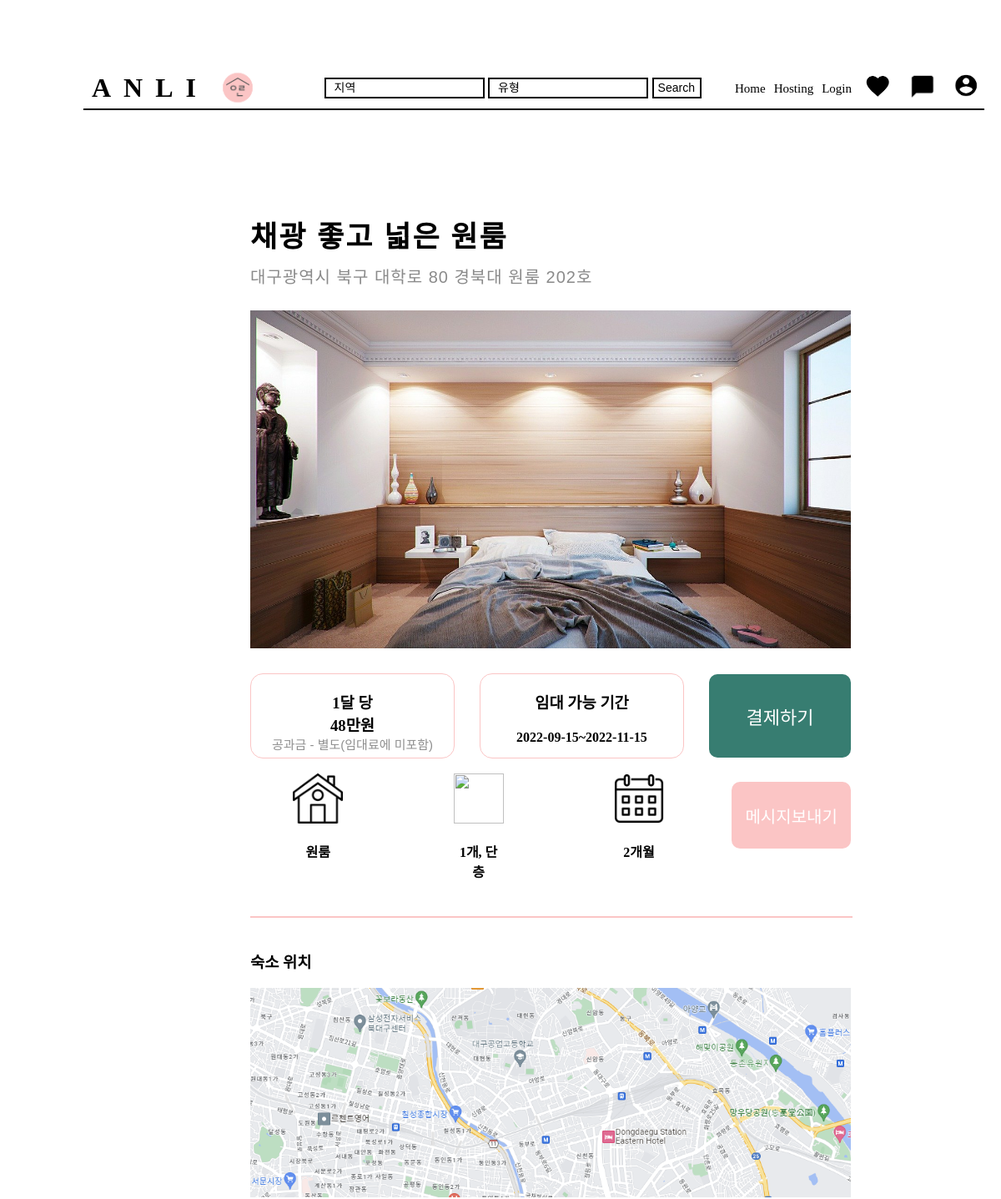
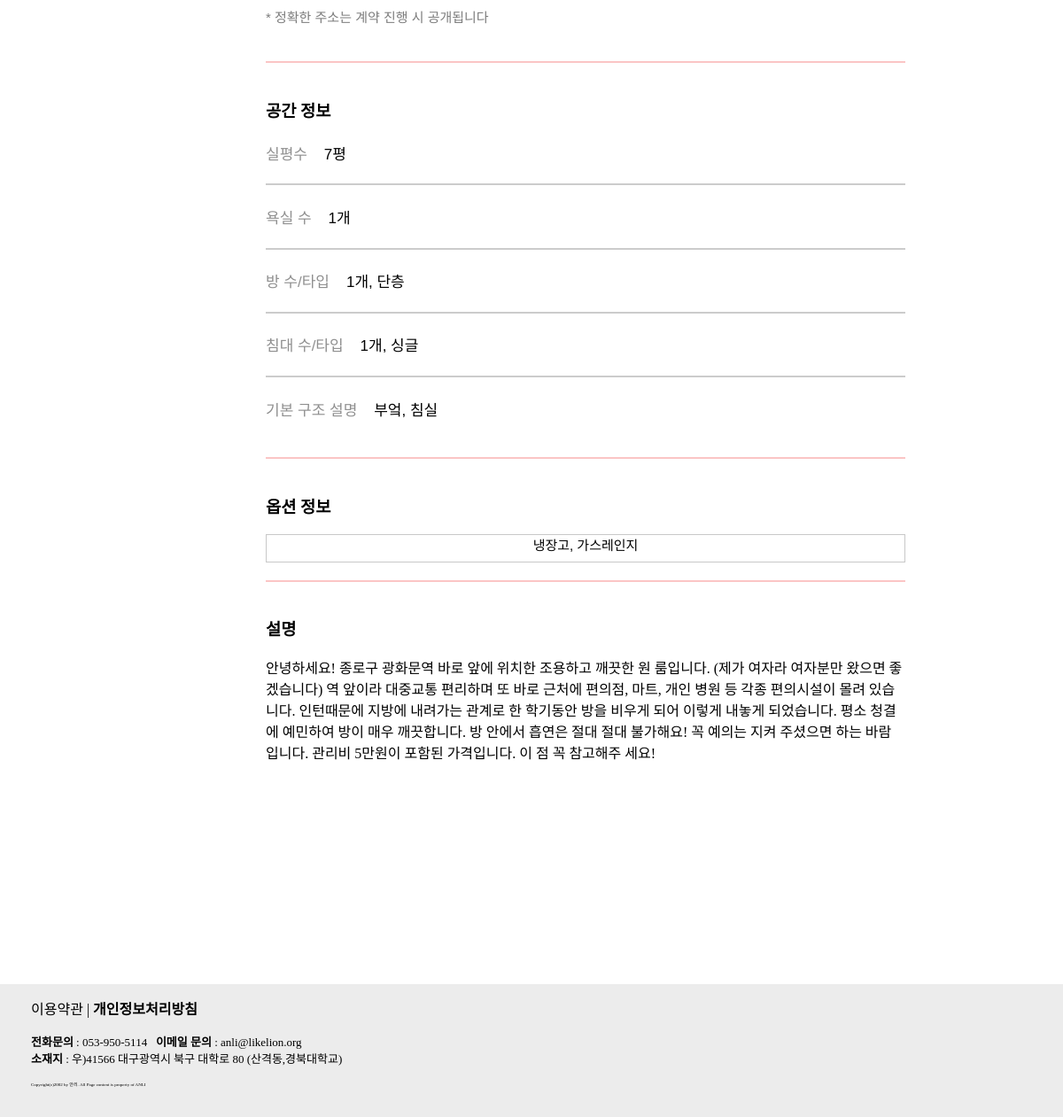
/detail/1, run on the app's committed database (2 pictures, top to bottom).
### anli/models.py (models this page shows, shortened)
class Room(models.Model): #장고에서 제공하는 models.Model를 상속받아야한다.
    image = models.ImageField(upload_to="room/", blank=True, null=True)
    title = models.CharField(max_length=64,verbose_name = '제목')
    price = models.CharField(max_length=64,verbose_name = '가격')
    select_home = models.CharField(max_length=64,verbose_name = '집유형')
    location = models.CharField(max_length=200,verbose_name = '위치')
    smaller_period = models.CharField(max_length=64,verbose_name = '최소기간')
    startDay = models.CharField(max_length=64,verbose_name = '시작일')
    lastDay = models.CharField(max_length=64,verbose_name = '종료일')
    floor_space = models.CharField(max_length=64,verbose_name = '평수')
    bathroom = models.CharField(max_length=64,verbose_name = '욕실수')
    room = models.CharField(max_length=64,verbose_name = '방수')
    bed = models.CharField(max_length=64,verbose_name = '침대수')
    basic_info = models.CharField(max_length=64,verbose_name = '기본정보')
    option = models.CharField(max_length=64,verbose_name = '옵션')
    description = models.CharField(max_length=500,verbose_name = '설명')
    heart = models.IntegerField(verbose_name='위시')
    registered_dttm = models.DateTimeField(auto_now_add=True, verbose_name='등록시간')
    class Meta: #메타 클래스를 이용하여 테이블명 지정
        db_table = 'host_home'

### anli/views.py (the view)
# urls.py: path('detail/<str:id>', views.detail, name="detail"),
def detail(request, id):
    room = get_object_or_404(Room, pk=id)
    return render(request, 'detail.html', {'room': room})

### anli/templates/detail.html (shortened to what this page needs)
{% load static %}
<html lang="en">
<head>
    <link rel="stylesheet" href="{% static 'css/detail1.css' %}" />
    <link rel="stylesheet" href="{% static 'css/default-style.css' %}" />
</head>
<body>
    <div class="navB inner">
        <div class="logo">
            <a href="{% url 'home' %}" class="brand-nameB">ANLI</a>
            <a href="{% url 'home' %}">
                <img src="{% static 'img/logo.png' %}" class="logo-img" alt="">
            </a>
        </div>
        <div class="navlink">
            <ul class="gnb">
                <form class="d-flex" action="{% url 'searchResult' %}" method="get">
                    <input class="search-inputB" type="search" placeholder="지역" name="location">
                    <input class="search-inputB" type="search" placeholder="유형" name="kind">
                    <button class="search-btnB" type="submit">Search</button>
                </form>
                <li><a href="{% url 'home' %}" class="nav-nameB">Home</a></li>
                <li><a href="{% url 'new' %}" class="nav-nameB">Hosting</a></li>
                <li><a href="{% url 'login' %}" class="nav-nameB">Login</a>
                <li><a href="{% url 'wishlist' %}"><img src="{% static 'img/wishlist.png' %}" class="nav-imgB"
                            alt=""></a></li>
                <li><a href="{% url 'message' %}"><img src="{% static 'img/message.png' %}" class="nav-imgB" alt=""></a>
                </li>
                <li><a href="{% url 'mypage' %}"><img src="{% static 'img/profile.png' %}" class="nav-imgB" alt=""></a>
                </li>
            </ul>
        </div>
    </div>
    <div class="body-padding">
        <div class="title">
            <h1 class="title-font">{{ room.title }}</h1>
            <h4 class="loc-font">{{ room.location }}</h4>
        </div>
        <div class="media-image">
            <img class="media-room-img" src="{{ room.image.url }}" alt="사진"><br>
        </div>
        <div id="inline" class="box-pay">
            <div class="p-container">
                <h3>1달 당<br>{{ room.price }}
                    <div style="font-size: 15px;" class="text-style">공과금 - 별도(임대료에 미포함)</div>
            </div>
            <div class="p-container">
                <h3>임대 가능 기간</h3>
                <h4>{{ room.startDay }}~{{ room.lastDay }}</h4>
            </div>
            <a href="{% url 'payment' room.id %}"><button class="default-btn">결제하기</button></a>
        </div>
        <br>
        <div class="media-room-option" id="inline">
            <div class="room-flex-row">
                <img class="info-image" src="{% static 'img/home.png' %}">
                <h4 class="info-msg">{{ room.select_home }}</h4>
            </div>
            <div class="room-flex-row">
                <img class="info-image" src="{% static 'img/door.png' %}">
                <h4 class="info-msg">{{ room.room }}</h4>
            </div>
            <div class="room-flex-row">
                <img class="info-image" src="{% static 'img/cal.png' %}">
                <h4 class="info-msg">{{ room.smaller_period }}</h4>
            </div>
            <button class="message-btn">메시지보내기</button>
        </div>
        <hr class="pink-line">
        <div>
            <h3>숙소 위치</h3>
            <img class="room-map-img" src="{% static 'img/room-map.png' %}">
            <h4 class="room-map-text"> * 정확한 주소는 계약 진행 시 공개됩니다</h4>
        </div>
        <hr class="pink-line">
        <div class="room-info">
            <h3>공간 정보</h3>
            <h4 class="room-info-text"><span class="text-style">실평수</span> &nbsp;&nbsp; {{ room.floor_space }}</h4>
            <hr class="gray-line">
            <h4 class="room-info-text"><span class="text-style">욕실 수</span> &nbsp;&nbsp; {{ room.bathroom }}</h4>
            <hr class="gray-line">
            <h4 class="room-info-text"><span class="text-style">방 수/타입</span> &nbsp;&nbsp; {{ room.room }}</h4>
            <hr class="gray-line">
            <h4 class="room-info-text"><span class="text-style">침대 수/타입</span> &nbsp;&nbsp; {{ room.bed }}</h4>
            <hr class="gray-line">
            <h4 class="room-info-text"><span class="text-style">기본 구조 설명</span> &nbsp;&nbsp; {{ room.basic_info }}</h4>
        </div>
        <hr class="pink-line">
        <div>
            <h3>옵션 정보</h3>
            <div class="option-info-container">
                {{ room.option }}
            </div>
        </div>
        <hr class="pink-line">
        <div class="description">
            <h3>설명</h3>
            {{ room.description }}
        </div>
    </div>
    <footer>
        <div class="footer-container">
            <div>이용약관 | <span class="bolder">개인정보처리방침</span></div>
            <p>
            <div class="fontsize13"><span class="bolder">전화문의</span> : 053-950-5114 &ensp;<span class="bolder">이메일
                    문의</span> : anli@likelion.org</div>
            <div class="fontsize13"><span class="bolder">소재지</span> : 우)41566 대구광역시 북구 대학로 80 (산격동,경북대학교)</div>
            </p>
            <div class="copyright">Copyright(c)2002 by 안리. All Page content is property of ANLI</div>
        </div>
    </footer>
</body>
</html>

### static/css/detail1.css (style rules this page uses)
.body-padding { display: flex; flex-direction: column; width: 60%; margin-left: 300px; }
.title { margin-top: 100px; }
.title-font { color:black; font-size: 35px; font-family: 'Noto Sans KR', sans-serif; font-weight: 600; letter-spacing: 2px; margin-bottom: 10px; }
.loc-font { color:rgb(138, 138, 138); font-size: 20px; font-family: 'Noto Sans KR', sans-serif; font-weight: 500; letter-spacing: 1px; margin-top: 0; }
.media-room-img { width: 100%; }
#inline { text-align: center; }
.box-pay { display: flex; justify-content: center; align-items: center; margin-top: 30px; }
.p-container { display: inline-block; border: 1px solid #FBC5C5; border-radius: 15px; height: 100px; width: 35%; margin-right: 30px; }
.text-style { color: #8f8f8f; font-size: 17px; font-family: 'Noto Sans KR', sans-serif; font-weight: 400; }
.default-btn { background-color: #377d71; color: white; padding: 15px; border: none; cursor: pointer; font-family: 'Noto Sans KR', sans-serif; border-radius: 10px; height: 100px; font-size: 22px; width: 170px; }
.media-room-option { display: flex; flex-direction: row; justify-content: center; }
.room-flex-row { display: flex; flex-direction: column; align-items: center; width: 20%; margin-right: 40px; padding-left:10px; }
.info-image { width: 60px; }
.info-msg { width: 60px; }
.message-btn { background-color: #FBC5C5; font-family: 'Noto Sans KR', sans-serif; width: 20%; color: white; padding: 15px; margin: 10px 0px; border: none; cursor: pointer; border-radius: 10px; height: 80px; font-size: 20px; }
.pink-line { border: 1px solid #FBC5C5; width: 100%; margin-top: 20px; margin-bottom: 20px; }
.room-map-img { width: 100%; }
.room-map-text { color:#7c7c7c; font-size: 15px; font-family: 'Noto Sans KR', sans-serif; font-weight: 400; margin-top: 10px; }
.room-info-text { color: black; font-size: 17px; font-family: 'Noto Sans KR', sans-serif; font-weight: 400; }
.gray-line { border: 1px solid #cccccc; width: 100%; }
.option-info-container { border: 1px solid #C8C8C8; text-align: center; width: 100%; height: 30px; font-size: 15px; font-family: 'Noto Sans KR', sans-serif; font-weight: 400; }
.description { margin-bottom: 150px; }
a { text-decoration: none; color: white; }

### static/css/default-style.css (style rules this page uses)
.inner { width: 90%; height: 50px; margin-left: 100px; margin-right: 100px; }
.d-flex { margin-bottom: 0; margin-right: 30px; }
.logo { margin-left: 10px; display: flex; align-items: center; }
.logo-img { display: flex; width: 70px; margin-bottom: 0px; }
.navlink { display: flex; flex-direction: column; }
.gnb { display: flex; list-style-type: none; align-items: center; font-size: 18px; }
.gnb li:nth-child(n+2) { margin-left: 10px; }
footer { margin-top: 100px; width: 100%; height: 150px; bottom: 0px; background: rgba(217, 217, 217, 0.5); }
.footer-container { padding-left: 35px; padding-top: 15px; }
.bolder { font-weight: bolder; }
.fontsize13 { font-size: 13px; }
.copyright { font-size: 5px; }
body { margin: 0; padding: 0; }
.navB { margin-top: 80px; display: flex; justify-content: space-between; align-items: center; border-bottom: 2px solid black; }
.brand-nameB { text-decoration: none; font-size: 32px; font-weight: 700; letter-spacing: 15px; color: black; }
.search-inputB { background-color: rgba(255, 255, 255, 0); border: 2px solid rgb(0, 0, 0); height: 25px; padding-left: 5px; font-size: 14px; }
.search-inputB::placeholder { padding-left: 5px; color: rgb(0, 0, 0); font-size: 14px; }
.search-btnB { background-color: rgb(255, 255, 255); border: 2px solid rgb(0, 0, 0); height: 25px; padding-left: 5px; font-size: 14px; color: rgb(0, 0, 0); }
.nav-nameB { color: black; text-decoration: none; font-size: 15px; }
.nav-imgB { width: 43px; }

### data on the page
Room: title "채광 좋고 넓은 원룸", location "대구광역시 북구 대학로 80 경북대 원룸 202호", image (picture), price "48만원", startDay "2022-09-15", lastDay "2022-11-15", select_home "원룸", room "1개, 단층", smaller_period "2개월", floor_space "7평", bathroom "1개", bed "1개, 싱글", basic_info "부엌, 침실", option "냉장고, 가스레인지", description "안녕하세요! 종로구 광화문역 바로 앞에 위치한 조용하고 깨끗한 원 룸입니다. (제가 여자라 여자분만 왔으면 좋겠습니다) 역 앞이라 대중교통 편리하며 또 바로 근처에 편의점, 마트, 개인 병원 등 각종 편의시설이 몰려 있습니다. 인턴때문에 지방에 내려가는 관계로 한 학기동안 방을 비우게 되어 이렇게 내놓게 되었습니다. 평소 청결에 예민하여 방이 매우 깨끗합니다. 방 안에서 흡연은 절대 절대 불가해요! 꼭 예의는 지켜 주셨으면 하는 바람입니다. 관리비 5만원이 포함된 가격입니다. 이 점 꼭 참고해주 세요!"
